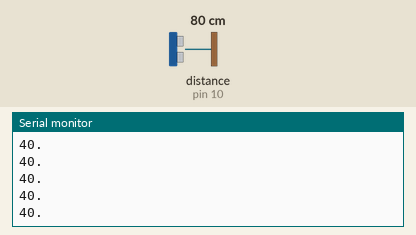
Simulated run of this sketch. Board: Arduino Uno, built with avr-gcc and run on an emulated ATmega328P. Shown: the last lines printed to the serial monitor. Wiring (inferred from the names in the program): ultrasonic range finder: trigger pin 9; echo pin 10. The test bench sets the inputs (shaded band); at power-on: distance to the obstacle (sensor on pin 10) 80 cm. The echo pulse lasts 58.3 µs per cm.

Above: at 1.2 s.
1.3 s: distance to the obstacle (sensor on pin 10) set to 2 cm
At 1.34 s:
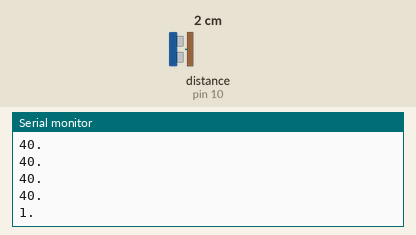
2.8 s: distance to the obstacle (sensor on pin 10) set to 4 cm
At 2.81 s:
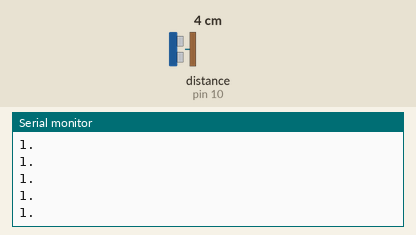
Timing chart, 0 to 5.8 s (numbered marks = the images above; inputs shaded):
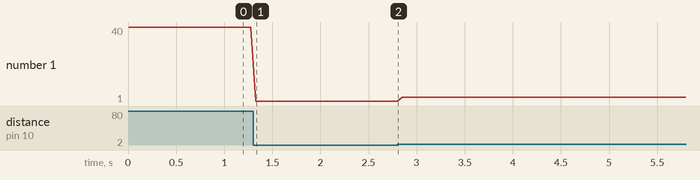

The sketch:

NANO_SENSOR.ino
```cpp
// ================================
// ARDUINO NANO - HC-SR04 SENSOR
// Puerto: COM3
// Envía: distancia en cm + "."
// ================================

const int trigPin = 9;
const int echoPin = 10;

void setup() {
  Serial.begin(9600);
  pinMode(trigPin, OUTPUT);
  pinMode(echoPin, INPUT);
}

void loop() {
  long duration;
  int distance;

  // Limpia el pin de trigger
  digitalWrite(trigPin, LOW);
  delayMicroseconds(2);
  digitalWrite(trigPin, HIGH);
  delayMicroseconds(10);
  digitalWrite(trigPin, LOW);

  // Lee el eco
  duration = pulseIn(echoPin, HIGH);
  distance = duration * 0.034 / 2; // Velocidad del sonido: 340 m/s → 0.034 cm/µs

  // Filtra lecturas no válidas
  if (distance <= 0 || distance > 40) {
    distance = 40; // "Out of range" → máximo del radar
  }

  // ENVÍA DISTANCIA + DELIMITADOR
  Serial.print(distance);
  Serial.println(".");

  delay(50); // Ajusta según velocidad del servo (en el UNO)
}
```

Measured:
- after the input at 1.3 s, the serial monitor: prints a new line at once (image 1)
- plotted number 1: 40 → 1 after the input at 1.3 s, 1 → 3 after the input at 2.8 s
